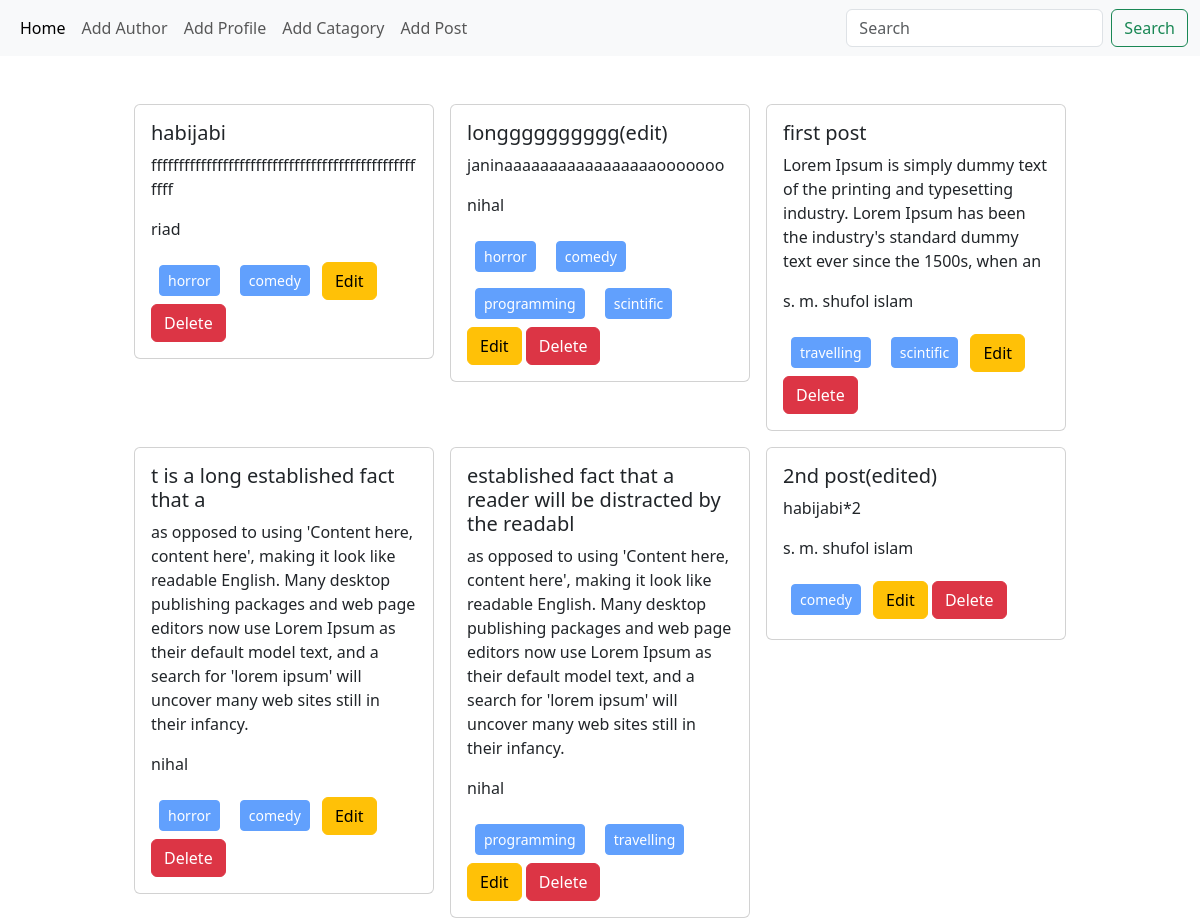
Before: / with the older database file.
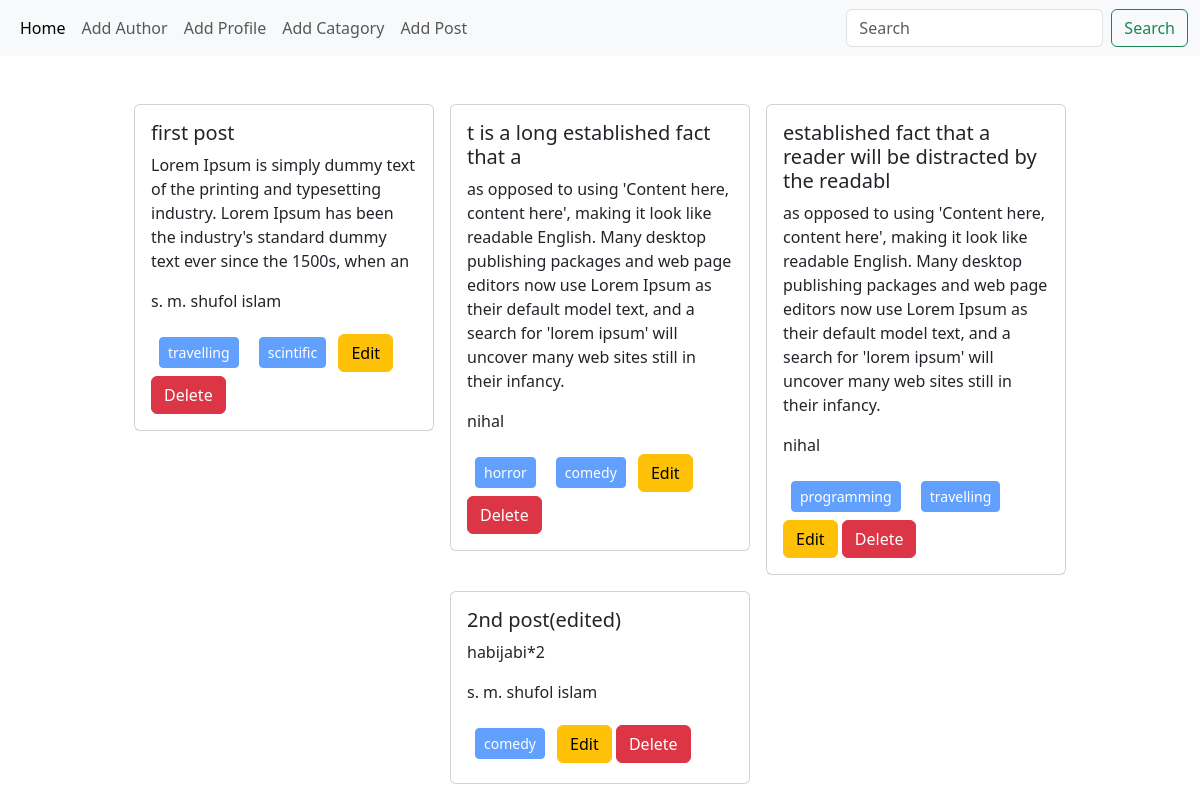
After: the same page with the newer database file.
### posts/models.py (models this page shows, shortened)
class Post(models.Model):
    title = models.CharField(max_length=100)
    content = models.TextField()
    catagory = models.ManyToManyField(Catagory)
    author = models.ForeignKey(Author, on_delete=models.CASCADE)

### author/models.py (models this page shows, shortened)
class Author(models.Model):
    name = models.CharField(max_length=100)
    bio = models.TextField()
    phn = models.CharField(max_length=12)

### catagories/models.py (models this page shows)
class Catagory(models.Model):
    name = models.CharField(max_length=50)
    def __str__(self):
        return self.name

### blog_1/views.py (the view)
# urls.py: 2. Add a URL to urlpatterns:  path('', views.home, name='home')
def home(request):
    data = Post.objects.all()
    return render(request, 'home.html', {'data': data})

### templates/home.html
{% extends "base.html" %}
{% block content %}
<div class="d-flex flex-wrap justify-content-center gap-3 mt-5">
  {% for post in data %}
  <div class="col-sm-3">
    <div class="card">
      <div class="card-body">
        <h5 class="card-title">{{post.title}}</h5>
        <p class="card-text">{{post.content}}</p>
        <p class="card-text">{{post.author.name}}</p>
        {% for cat in post.catagory.all %}
        <button class="btn btn-primary btn-sm m-2" disabled>{{cat}}</button>
        {% endfor %}
        <a href="{% url 'edit_post' post.id %}" class="btn btn-warning">Edit</a>
        <a href="{% url 'delete_post' post.id %}" class="btn btn-danger">Delete</a>
      </div>
    </div>
  </div>
  {% endfor %}
  </div>
{% endblock content %}

### templates/base.html (shortened to what this page needs)
<!DOCTYPE html>
<html lang="en">
<head>
    <link href="https://cdn.jsdelivr.net/npm/bootstrap@5.3.2/dist/css/bootstrap.min.css" rel="stylesheet">
</head>
<body>
    <nav class="navbar navbar-expand-lg bg-body-tertiary">
        <div class="container-fluid">
          <div class="collapse navbar-collapse" id="navbarSupportedContent">
            <ul class="navbar-nav me-auto mb-2 mb-lg-0">
              <li class="nav-item">
                <a class="nav-link active" aria-current="page" href="{% url "home" %}">Home</a>
              </li>
              <li class="nav-item">
                <a class="nav-link" href="{% url "add_author" %}">Add Author</a>
              </li>
              <li class="nav-item">
                <a class="nav-link" href="{% url "add_profile" %}">Add Profile</a>
              </li>
              <li class="nav-item">
                <a class="nav-link" href="{% url "add_catagory" %}">Add Catagory</a>
              </li>
              <li class="nav-item">
                <a class="nav-link" href="{% url "add_post" %}">Add Post</a>
              </li>
            </ul>
            <form class="d-flex" role="search">
              <input class="form-control me-2" type="search" placeholder="Search" aria-label="Search">
              <button class="btn btn-outline-success" type="submit">Search</button>
            </form>
          </div>
        </div>
      </nav>
    {% block content %}{% endblock content %}
</body>
</html>

Changed rows visible on the page:
removed Post: title "habijabi", content "ffffffffffffffffffffffffffffffffffffffffffffffffffff", author.name "riad", Catagory (name "horror"), Catagory (name "comedy")
removed Post: title "longggggggggg(edit)", content "janinaaaaaaaaaaaaaaaaaooooooo", author.name "nihal", Catagory (name "horror"), Catagory (name "comedy"), Catagory (name "programming"), Catagory (name "scintific")
